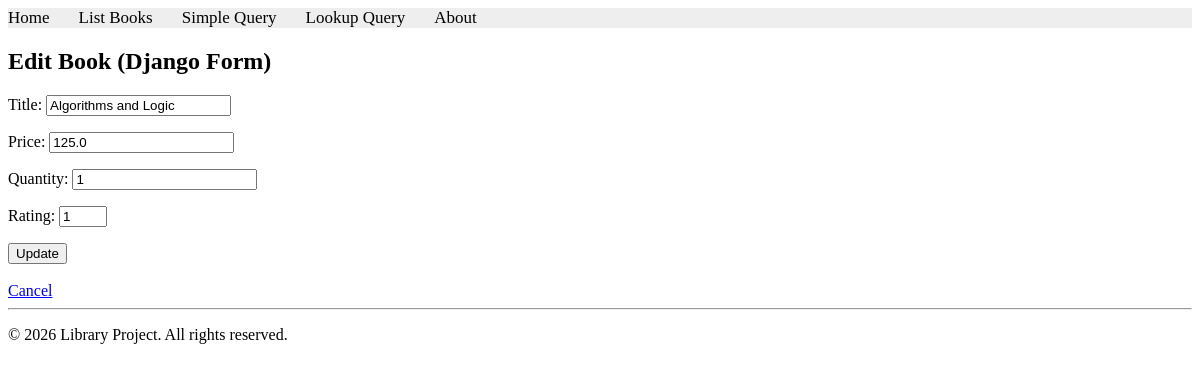
/books/lab10/part2/editbook/11, run on the app's committed database.
### apps/bookmodule/models.py (models this page shows)
class Book(models.Model):
    title = models.CharField(max_length=100)
    price = models.FloatField(default=0.0)
    quantity = models.IntegerField(default=1)
    pubdate = models.DateTimeField(null=True)
    rating = models.SmallIntegerField(default=1)
    publisher = models.ForeignKey(Publisher, null=True, on_delete=models.SET_NULL)
    authors = models.ManyToManyField(Author)

### apps/bookmodule/views.py (the view)
# urls.py: path('lab10/part2/editbook/<int:bookId>', views.lab10_editbook_v2, name='books.lab10_editbook_v2'),
def lab10_editbook_v2(request, bookId):
    book = Book.objects.get(id=bookId)
    if request.method == 'POST':
        form = BookForm(request.POST, instance=book)
        if form.is_valid():
            form.save()
            return redirect('books.lab10_listbooks_v2')
    else:
        form = BookForm(instance=book)
    return render(request, 'bookmodule/lab10_editbook_v2.html', {'form': form, 'book': book})

### apps/bookmodule/forms.py
class BookForm(forms.ModelForm):
    class Meta:
        model = Book
        fields = ['title', 'price', 'quantity', 'rating']
        widgets = {
            'title': forms.TextInput(attrs={'class': 'form-control'}),
            'price': forms.NumberInput(attrs={'class': 'form-control', 'step': '0.01'}),
            'quantity': forms.NumberInput(attrs={'class': 'form-control'}),
            'rating': forms.NumberInput(attrs={'class': 'form-control', 'min': 1, 'max': 5}),
        }

### apps/templates/bookmodule/lab10_editbook_v2.html (shortened to what this page needs)
{% extends "layouts/base.html" %}
{% block content %}
    <h2>Edit Book (Django Form)</h2>
    <form method="POST">
        {{ form.as_p }}
        <button type="submit">Update</button>
    </form>
    <br>
    <a href="{% url 'books.lab10_listbooks_v2' %}">Cancel</a>
{% endblock %}

### data on the page
Book: title "Algorithms and Logic", price "125.0", quantity "1", rating "1"
